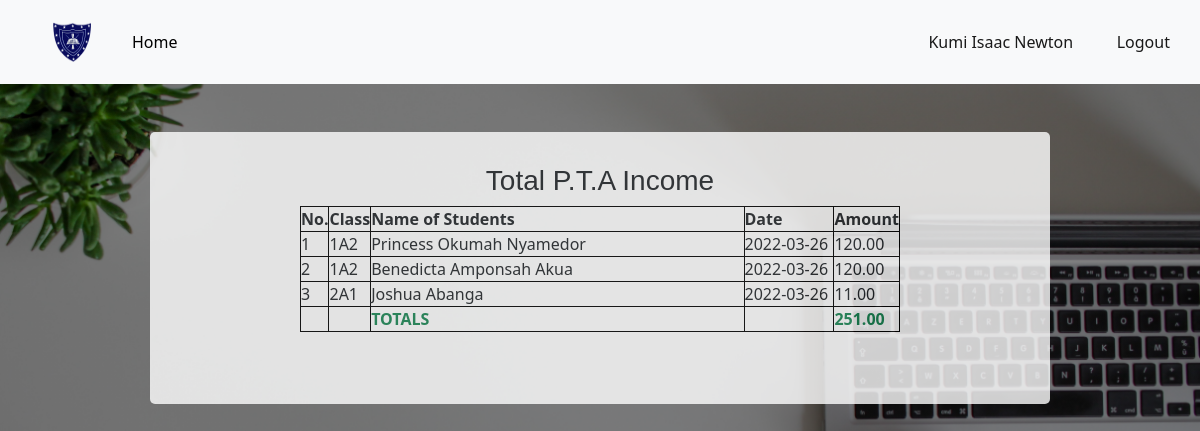
The app's page /accountant_dashboard/total_pta_income (signed in), older data.
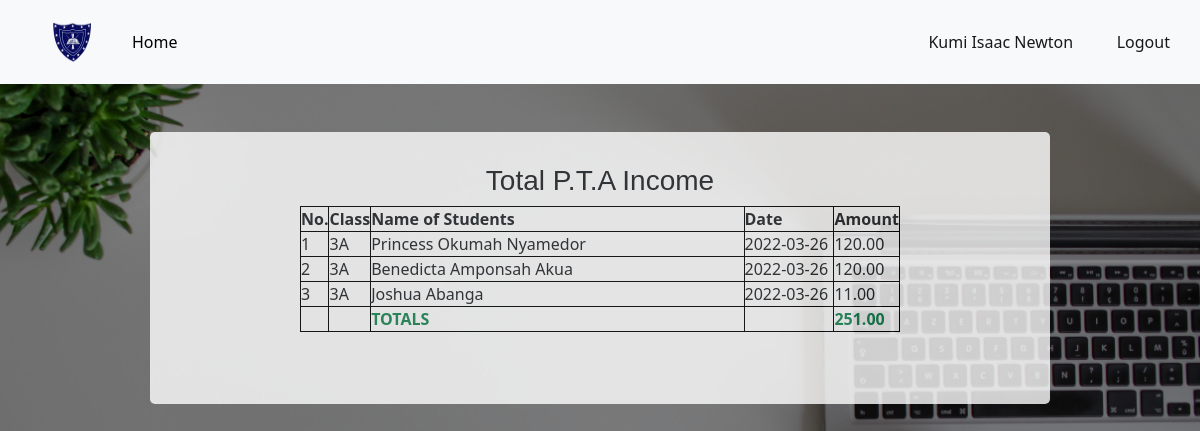
The same page, newer data.
### app.py (models this page shows, shortened)
class PTAIncome(db.Model):
	id = db.Column(db.Integer, primary_key=True)
	date = db.Column(db.DateTime, default = datetime.utcnow())
	clerk = db.Column(db.String(120), nullable=False)
	amount = db.Column(db.Float)
	tx_id = db.Column(db.String(16))
	semester = db.Column(db.String(10))
	mode_of_payment = db.Column(db.String(20))
	category = db.Column(db.String(20), default="revenue")
	name = db.Column(db.String(120))
	type1 = db.Column(db.String(20), default='dues')
	student_id = db.Column(db.Integer, db.ForeignKey('student.id'))#Here we reference the table name

class Student(db.Model):
	id = db.Column(db.Integer, primary_key=True)
	date = db.Column(db.DateTime, default = datetime.utcnow())
	clerk = db.Column(db.String(120),nullable=False)
	date_admitted = db.Column(db.DateTime)
	firstname = db.Column(db.String(80), nullable=False)
	lastname = db.Column(db.String(80), nullable=False)
	othername = db.Column(db.String(80))
	fullname = db.Column(db.String(80), nullable=False)
	date_of_birth = db.Column(db.String(10), nullable=False)
	form = db.Column(db.String(10))
	class1 = db.Column(db.String(10), nullable=False)
	parent_contact = db.Column(db.String(12), nullable=False)
	phone = db.Column(db.String(12))
	id_number = db.Column(db.String(120), unique=True, nullable=False)
	status = db.Column(db.Boolean, default=True)
	pta = db.relationship('PTAIncome', backref='pta_payer', lazy=True)#Here we reference the class
	etl = db.relationship('ETLIncome', backref='etl_payer', lazy=True)
	payer = db.relationship('StudentPayments', backref='payer', lazy=True)

### app.py (the view)
@app.route("/accountant_dashboard/total_pta_income")
@login_required
def total_pta_income():
	if account_access():
		incomes = PTAIncome.query.filter_by(type1='dues').all()
		sum1 = sum([i.amount for i in incomes])
		return render_template("total_pta_income.html", incomes=incomes, sum1=sum1)
	else:
		abort(404)

### app.py (called while the page is built)
def account_access():
	if not current_user.approval:
		return False
	if current_user.function == 'Accountant':
		return True
	if current_user.function == 'Clerk':
		return False

@app.template_filter()
def currencyFormat(value):
	value = float(value)
	if value >= 0:
		return "{:,.2f}".format(value)
	else:
		value2 = "{:,.2f}".format(value)
		return "("+value2[1:]+")"

@login_manager.user_loader
def load_user(user_id):
	return User.query.get(int(user_id))

### templates/total_pta_income.html (shortened to what this page needs)
{% extends "bootstrap.html" %}
{% block content %}
<!DOCTYPE html>
<html>
<head>
</head>
<body>
<header>
		<nav class="navbar navbar-expand-lg navbar-light bg-light">
			     <a class="navbar-brand kpa" href="#"><img src="{{url_for('static', filename='images/kpasec.png')}}"></a>
			    <div class="collapse navbar-collapse" id="navbarText">
			      <ul class="navbar-nav me-auto mb-2 mb-lg-0">
			        <li class="nav-item">
			          <a class="nav-link active " aria-current="page" href="{{url_for('accountant_dashboard')}}"id="nav1" style="color:black;">Home</a>
			        </li>
			      </ul>
			      <span class="navbar-text" >
			      	<a href="{{url_for('account')}}" class="nn">{{current_user.username}}</a>
			      	<a href="{{url_for('logout')}}" class="n">Logout</a>
			      </span>
			    </div>
		 </nav>
	</header>
   <center>
   	<div class="ttable" id="cont1">
   		<h3 class="topp" style="padding-top:4vh;font-family: sans-serif;">Total P.T.A Income </h3>
   		<table >
   			<tr>
   				<th class="non">No.</th>
   				<th class="foom">Class</th>
   				<th class="fom">Name of Students</th>
   				<th class="fomm">Date</th>
   				<th class="foomm">Amount</th>
   			</tr>
   			{% for income in incomes %}
   			   {% if income.category != 'charge' %}
   			<tr>
   				<td>{{loop.index}}</td>
   				<td class="fom">{{income.pta_payer.class1}}</td>
   				<td>{{income.pta_payer.fullname}}</td>
   				<td>{{income.date.date()}}</td>
   				<td>{{income.amount | currencyFormat }}</td>
   			</tr>
   			   {% endif %}
   			{% endfor %}
   			<tr>
   				<td></td>
   				<td></td>
   				<td class="text-success fw-bold">TOTALS</td>
   				<td></td>
   				<td class="text-success fw-bold">{{sum1 | currencyFormat }}</td>
   			</tr>
   		</table><br><br><br>
   	</div><br>
</center>
</body>
</html>
{% endblock %}

Row changes from the older to the newer data that the page shows:
changed through a linked row, PTAIncome "Princess Okumah Nyamedor": pta_payer.class1 "1A2" → "3A"
changed through a linked row, PTAIncome "Benedicta Amponsah Akua": pta_payer.class1 "1A2" → "3A"
changed through a linked row, PTAIncome "Joshua Abanga": pta_payer.class1 "2A1" → "3A"
